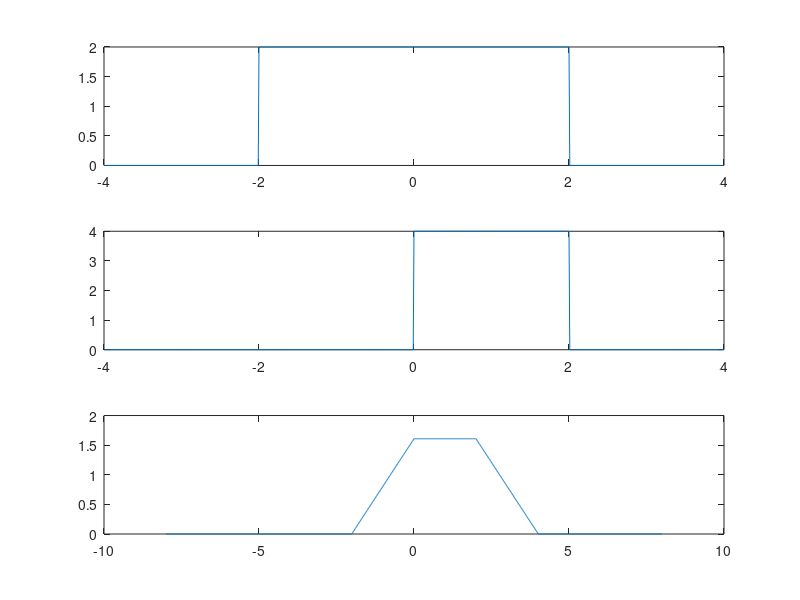

Write the MATLAB code that produced this figure.
clc;
close all;
clear all;
t=-4:0.01:4;

x=(t>=0 & t<=2); % pulse of duration 2 seconds
x1=4*x;

h=(t>=-2 & t<=2); % pulse of duration 4 seconds
h1=2*h;

y=convn(x1,h1);
y=y/1000;
t1=2*min(t):0.01:2*max(t);
subplot(311);
plot(t,h1);
subplot(312);
plot(t,x1);
subplot(313);
plot(t1,y);